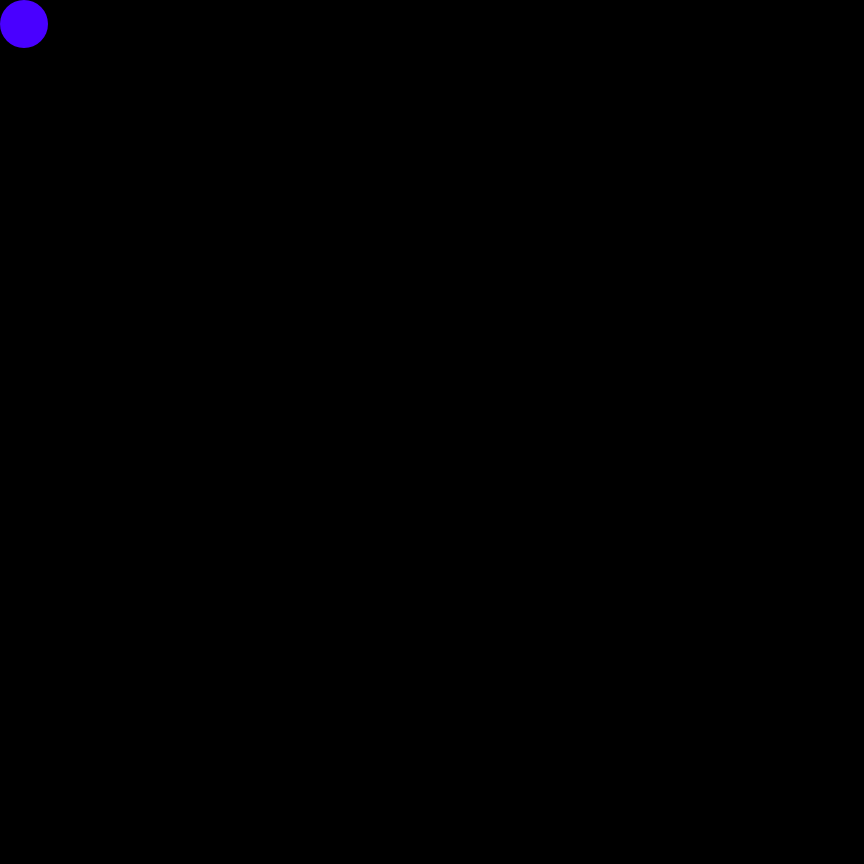
Frame 1 (no input)
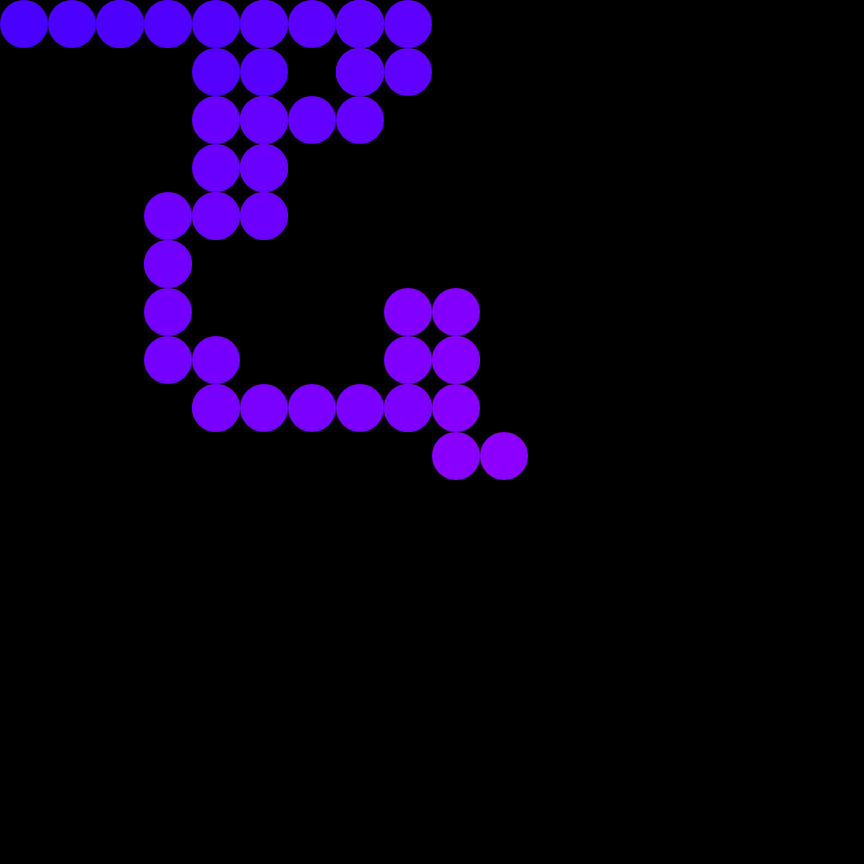
Frame 60 (no input)
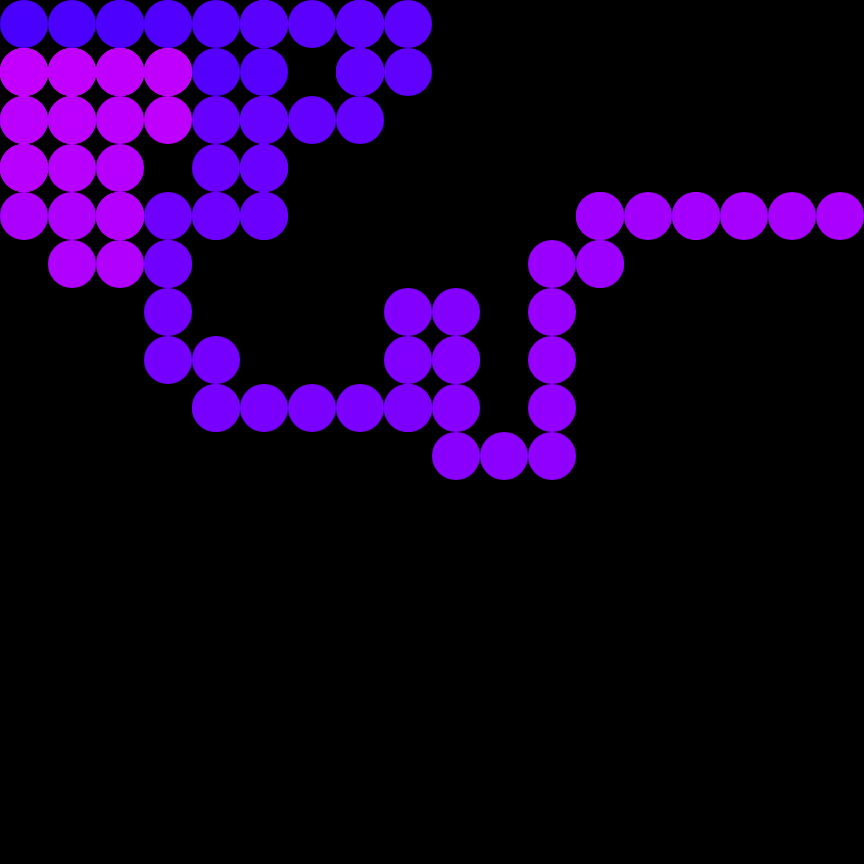
Frame 120 (the mouse pressed at the canvas centre since frame 60)

The p5.js sketch that drew these frames (run headless with seeded random() and noise() and a simulated clock; from frame 60 on, the mouse is pressed at the canvas centre):

// p5.js sketch
// ── sketch.js

let w;
const ellipseWidth = 48;
const ellipseHeight = 48;
const firstPosition = [ellipseWidth / 2, ellipseHeight / 2];
const filename = 'randomWalkerCirclev1.2'
let currentHue;

function setup() {
  canvas = createCanvas(ellipseWidth * 18, ellipseWidth * 18);
  w = new Walker();
  currentHue = random(360);
  noStroke();
  background(0);
  colorMode(HSL);
  fill(currentHue, 100, 50);
}

function draw() {
  w.display();
  w.update();
}

function Walker() {
  this.xoff = 0
  this.pos = createVector(...firstPosition);
  this.path = firstPosition

  this.display = function() {
    ellipse(this.pos.x, this.pos.y, ellipseWidth, ellipseHeight);
  };

  this.getNewPosition = function() {
    const axis = random([0, 1])
    const direction = random([-1, 1])
    const params = [this.pos.x, this.pos.y]
    params[axis] = axis === 0 ? (this.pos.x + ellipseWidth * direction) % width : (this.pos.y + ellipseHeight * direction) % height
    return params;
  }

  this.checkPositionValid = function(position) {
    return position[0] > 0 && position[0] < width && position[1] > 0 && position[1] < height && !this.path.find(item => item[0] === position[0] && item[1] === position[1])
  }

  this.update = function() {
    const params = this.getNewPosition()
    if (!this.checkPositionValid(params)) {
      return
    }

    this.xoff += 0.05;
    currentHue = (currentHue + noise(this.xoff)) % 360
    fill(currentHue, 100, 50);
    this.path.push(params)
    const nextPosition = createVector(...params)
    this.pos = nextPosition
  }
}
